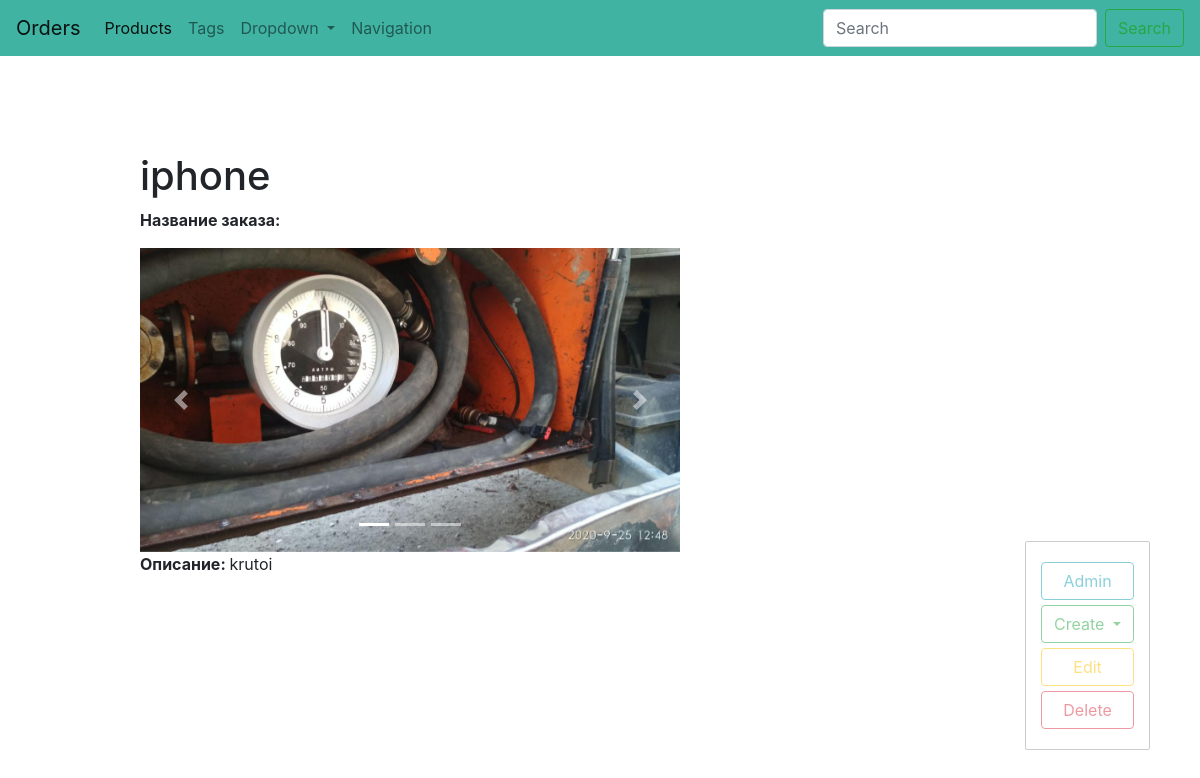
The app's page /shop/product/iphone-created_at-10-30-2020-11-32/ (signed in) with its own data.
### shop/models.py (models this page shows, shortened)
class Product(models.Model):
    title = models.CharField(max_length=150, db_index=True, verbose_name="Название товара:")
    slug = models.SlugField(max_length=150, blank=True, unique=True)
    body = models.TextField(blank=True, db_index=True, )
    photo = models.ImageField(upload_to='photo/', blank=True)
    tags = models.ManyToManyField('Tag', blank=True, related_name='Product', verbose_name="Тэги товара:")
    date_pub = models.DateTimeField(auto_now_add=True)
    def get_update_url(self):
        return reverse('product_update_url', kwargs={'slug': self.slug})
    def get_delete_url(self):
        return reverse('product_delete_url', kwargs={'slug': self.slug})
    class Meta:
        ordering = ['-date_pub']
        verbose_name = 'Товар'
        verbose_name_plural = 'Товары'

### shop/views.py (the view)
# urls.py: path('product/<str:slug>/', ProductDetail.as_view(), name='product_detail_url'),
class ProductDetail(ObjectDetailMixin, View):
    model = Product
    template = 'shop/product/product_detail.html'

### shop/utils.py (called while the page is built)
    def get(self, request, slug):
        obj = get_object_or_404(self.model, slug__iexact=slug)
        return render(request, self.template,
                      context={self.model.__name__.lower(): obj, 'admin_object': obj, 'detail': True})

### shop/templates/shop/product/product_detail.html (shortened to what this page needs)
{% extends 'shop/base_blog.html' %}
{% block content %}
    <h1 class="mt-5">
        {{ product.title }}
    </h1>
    <p><b>Название заказа:</b> {{ product.name }}</p>
    <div id="carouselExampleIndicators" class="carousel slide" data-ride="carousel">
        <ol class="carousel-indicators">
            <li data-target="#carouselExampleIndicators" data-slide-to="0" class="active"></li>
            <li data-target="#carouselExampleIndicators" data-slide-to="1"></li>
            <li data-target="#carouselExampleIndicators" data-slide-to="2"></li>
        </ol>
        <div class="carousel-inner">
            <div class="carousel-item active">
                <img src="/media/{{ product.photo }}" class="d-block w-100" alt="...">
            </div>
        </div>
        <a class="carousel-control-prev" href="#carouselExampleIndicators" role="button" data-slide="prev">
            <span class="carousel-control-prev-icon" aria-hidden="true"></span>
        </a>
        <a class="carousel-control-next" href="#carouselExampleIndicators" role="button" data-slide="next">
            <span class="carousel-control-next-icon" aria-hidden="true"></span>
        </a>
    </div>
    <p><b> Описание: </b> {{ product.body }} </p>
{% endblock %}

### records on screen
Product: title "iphone", photo (picture), body "krutoi"
